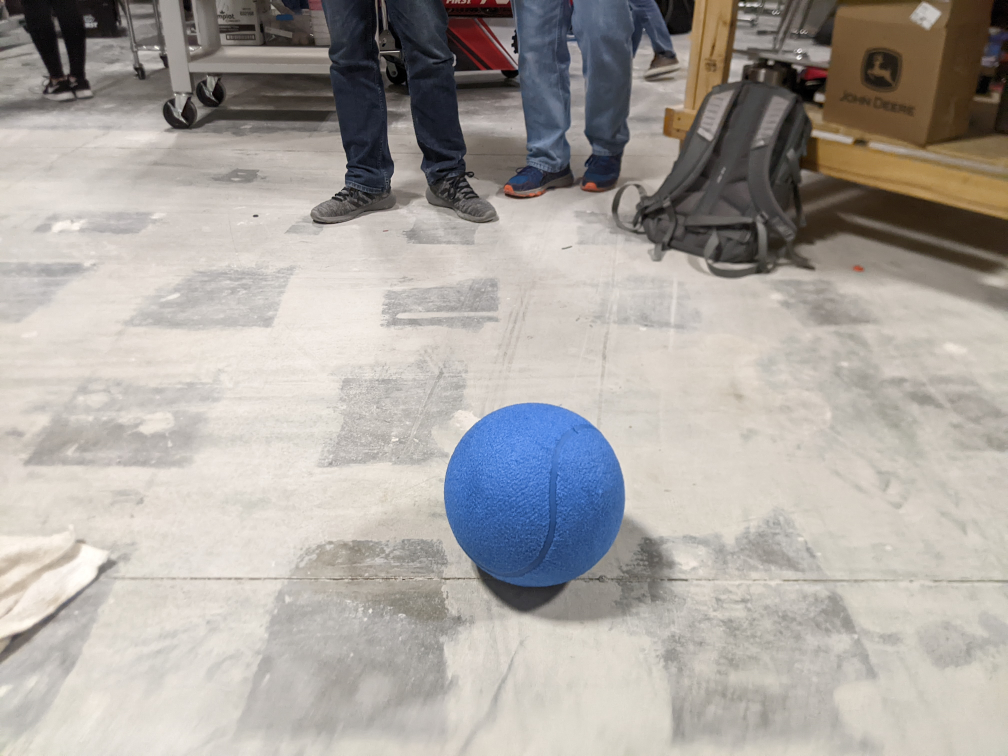
#> input picture data/PXL_20220111_235304810.jpg, 4032 x 3024 px (shown at 1/4 size)
$ jupyter execute --allow-errors cvyolo.ipynb
#> lines starting #> are read from the running program, lines starting #| are printed output that depends on the picture
[cell 1]
import time
import cv2
import matplotlib.pyplot as plt
import numpy as np
plt.rcParams['figure.figsize'] = [16, 14]

[cell 2]
def show(img):
    plt.imshow(cv2.cvtColor(img, cv2.COLOR_BGR2RGB))

[cell 3]
with open('coco.names', 'r') as f:
#> (reads coco.names from the repository)
    coco_names = f.readlines()

class_names = [name.rstrip() for name in coco_names]
print(class_names)

[cell 4]
img = cv2.imread('data/PXL_20220111_235304810.jpg')
#> img is the input picture: shape (3024, 4032, 3); mean B, G, R 160.3, 165.2, 170.2
h, w, _ = img.shape
#> h = 3024; w = 4032
img = cv2.resize(img, (w//4, h//4))
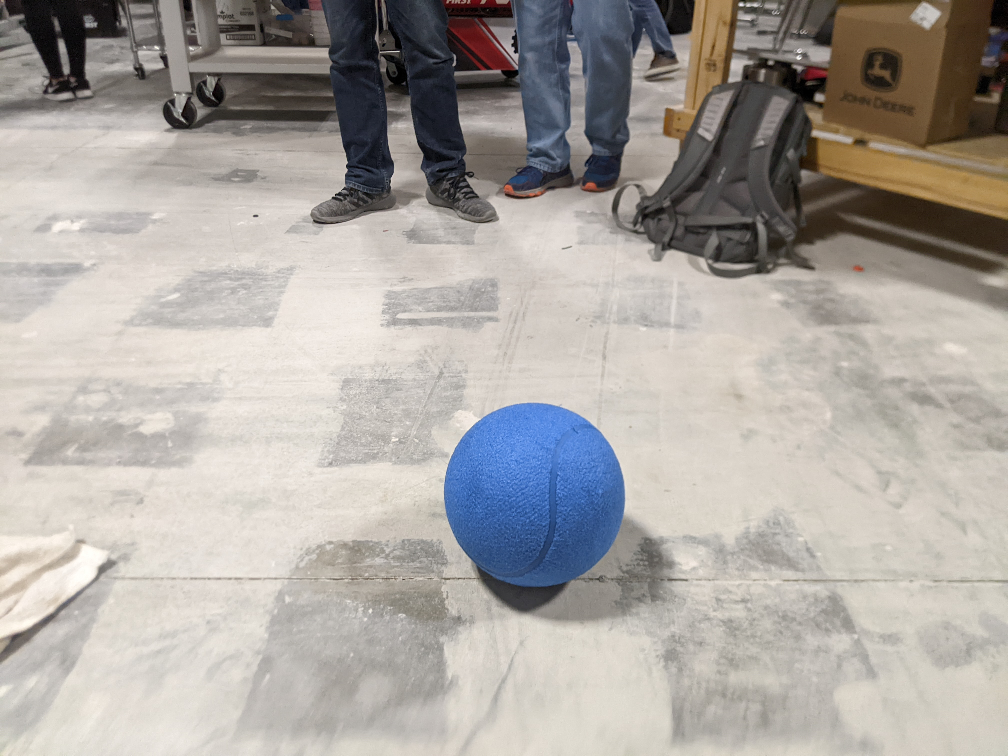
#> img: shape (756, 1008, 3); mean B, G, R 160.5, 165.3, 170.3
show(img)

#> (a cell that did not finish here is left out)

[cell 6]
# [7 lines of commented-out code are left out]
tstart = time.time()
new_width = int(img.shape[1] / (img.shape[0] / 640))
#> new_width = 853
print(new_width)
#| 853
small = cv2.resize(img, (new_width, 640))
center = new_width // 2
#> center = 426
crop = small[:, center - 320:center + 320]
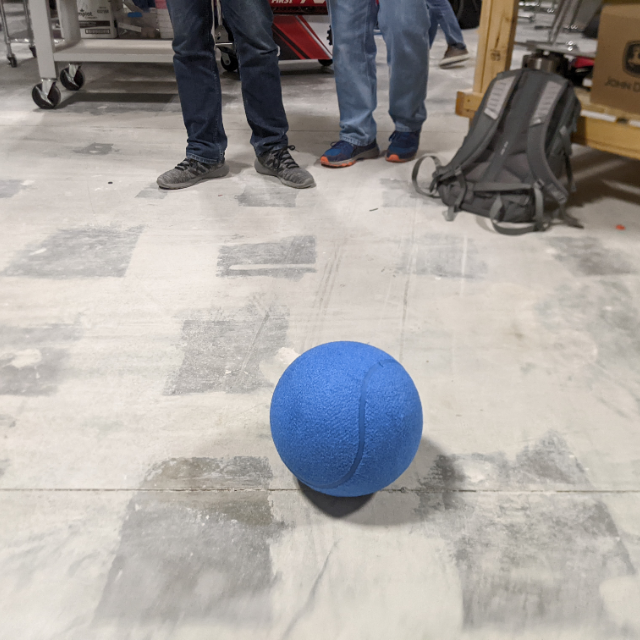
#> crop: shape (640, 640, 3); mean B, G, R 160.5, 163.4, 167.2
print(small.shape)
#| (640, 853, 3)
blob = cv2.dnn.blobFromImage(crop, 1/255.0, swapRB=True, size=(640,640))
print(blob.shape)
#| (1, 3, 640, 640)
#> (the rest of this cell did not finish here and is left out)
